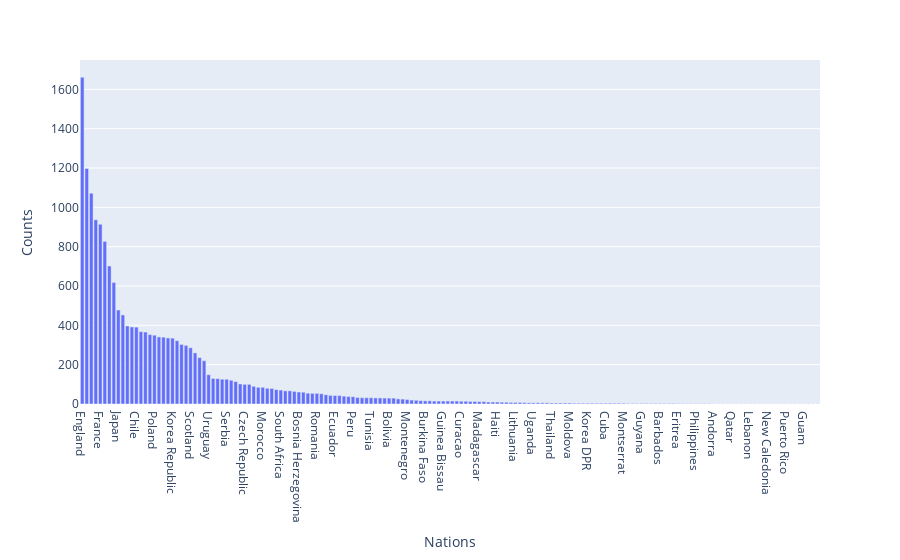

The notebook cell saved with this chart:
### Code cell
fig = px.bar(per_nation, y='Counts', x='Nations', text='Nations')
fig.update_layout(uniformtext_minsize=8, uniformtext_mode='hide')
fig.show()

### Figure 1 — Plotly figure (JSON) as saved in the notebook; plotly's stock layout.template omitted (floating-point values rounded to 4 significant figures; data arrays with more than 128 entries replaced by an {"elided": "..."} marker saying what was removed)
{"data": [{"alignmentgroup": "True", "hovertemplate": "Nations=%{text}<br>Counts=%{y}<extra></extra>", "legendgroup": "", "marker": {"color": "#636efa"}, "name": "", "offsetgroup": "", "orientation": "v", "showlegend": false, "text": {"elided": "164 str values"}, "textposition": "auto", "type": "bar", "x": {"elided": "164 str values"}, "xaxis": "x", "y": {"elided": "164 int values"}, "yaxis": "y"}], "layout": {"barmode": "relative", "legend": {"tracegroupgap": 0}, "margin": {"t": 60}, "uniformtext": {"minsize": 8, "mode": "hide"}, "xaxis": {"anchor": "y", "domain": [0, 1], "title": {"text": "Nations"}}, "yaxis": {"anchor": "x", "domain": [0, 1], "title": {"text": "Counts"}}}}
